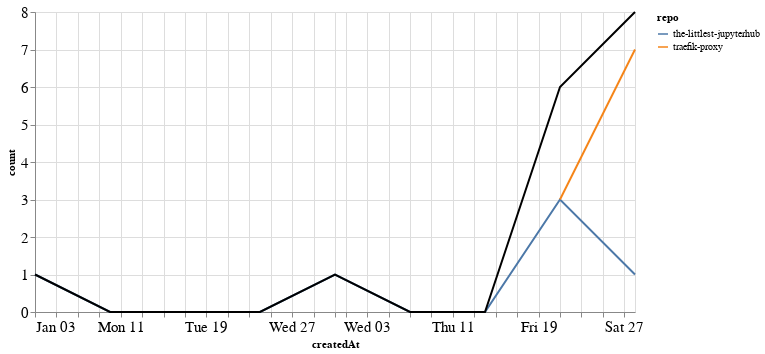

Notebook code for this chart:
### Markdown cell above
### Comments

### Code cell
comments_time = comments.groupby('repo').resample('W', on='createdAt').count()['author'].reset_index()
comments_time = comments_time.rename(columns={'author': 'count'})
comments_time_total = comments_time.groupby('createdAt').agg({"count": "sum"}).reset_index()
ch1 = alt.Chart(comments_time, width=600).mark_line().encode(
    x='createdAt',
    y='count',
    color='repo',
    tooltip="repo"
)

ch2 = alt.Chart(comments_time_total, width=600).mark_line(color="black").encode(
    x='createdAt',
    y='count',
)

ch1 + ch2

### Figure 1 — Vega-Lite specification as saved in the notebook (floating-point values rounded to 4 significant figures)
{"config": {"axisLeft": {"labelFontSize": 15}, "axisBottom": {"labelFontSize": 15}}, "layer": [{"data": {"name": "data-1c2da3308d9ab87a95c216d2ede3a247"}, "mark": "line", "encoding": {"color": {"type": "nominal", "field": "repo"}, "tooltip": {"type": "nominal", "field": "repo"}, "x": {"type": "temporal", "field": "createdAt"}, "y": {"type": "quantitative", "field": "count"}}, "width": 600}, {"data": {"name": "data-439666bf7520eae96d956c38b98d489d"}, "mark": {"type": "line", "color": "black"}, "encoding": {"x": {"type": "temporal", "field": "createdAt"}, "y": {"type": "quantitative", "field": "count"}}, "width": 600}], "$schema": "https://vega.github.io/schema/vega-lite/v4.8.1.json", "datasets": {"data-1c2da3308d9ab87a95c216d2ede3a247": [{"repo": "the-littlest-jupyterhub", "createdAt": "2021-01-03T00:00:00", "count": 1}, {"repo": "the-littlest-jupyterhub", "createdAt": "2021-01-10T00:00:00", "count": 0}, {"repo": "the-littlest-jupyterhub", "createdAt": "2021-01-17T00:00:00", "count": 0}, {"repo": "the-littlest-jupyterhub", "createdAt": "2021-01-24T00:00:00", "count": 0}, {"repo": "the-littlest-jupyterhub", "createdAt": "2021-01-31T00:00:00", "count": 1}, {"repo": "the-littlest-jupyterhub", "createdAt": "2021-02-07T00:00:00", "count": 0}, {"repo": "the-littlest-jupyterhub", "createdAt": "2021-02-14T00:00:00", "count": 0}, {"repo": "the-littlest-jupyterhub", "createdAt": "2021-02-21T00:00:00", "count": 3}, {"repo": "the-littlest-jupyterhub", "createdAt": "2021-02-28T00:00:00", "count": 1}, {"repo": "traefik-proxy", "createdAt": "2021-02-21T00:00:00", "count": 3}, {"repo": "traefik-proxy", "createdAt": "2021-02-28T00:00:00", "count": 7}], "data-439666bf7520eae96d956c38b98d489d": [{"createdAt": "2021-01-03T00:00:00", "count": 1}, {"createdAt": "2021-01-10T00:00:00", "count": 0}, {"createdAt": "2021-01-17T00:00:00", "count": 0}, {"createdAt": "2021-01-24T00:00:00", "count": 0}, {"createdAt": "2021-01-31T00:00:00", "count": 1}, {"createdAt": "2021-02-07T00:00:00", "count": 0}, {"createdAt": "2021-02-14T00:00:00", "count": 0}, {"createdAt": "2021-02-21T00:00:00", "count": 6}, {"createdAt": "2021-02-28T00:00:00", "count": 8}]}}
